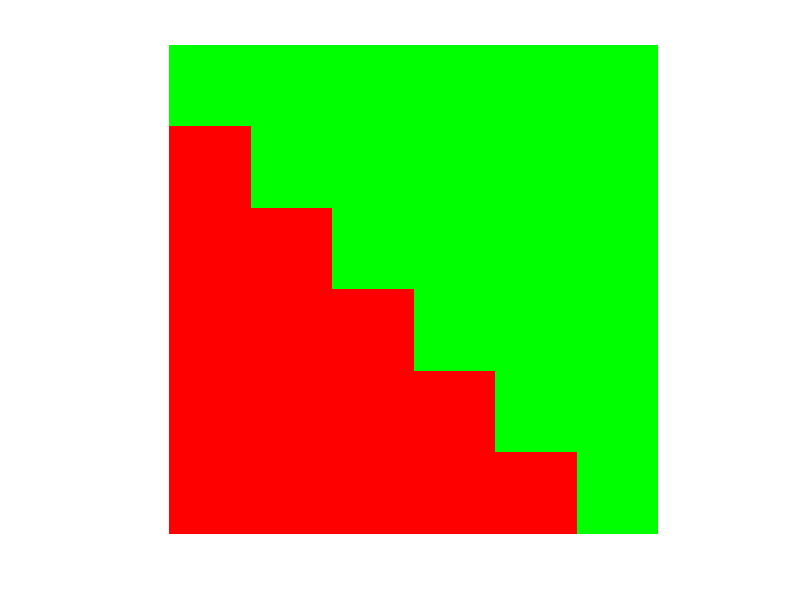
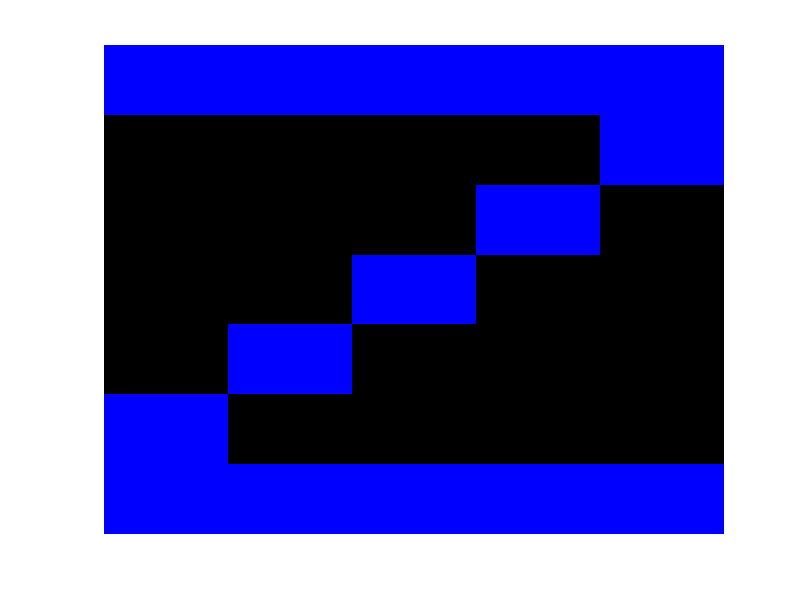
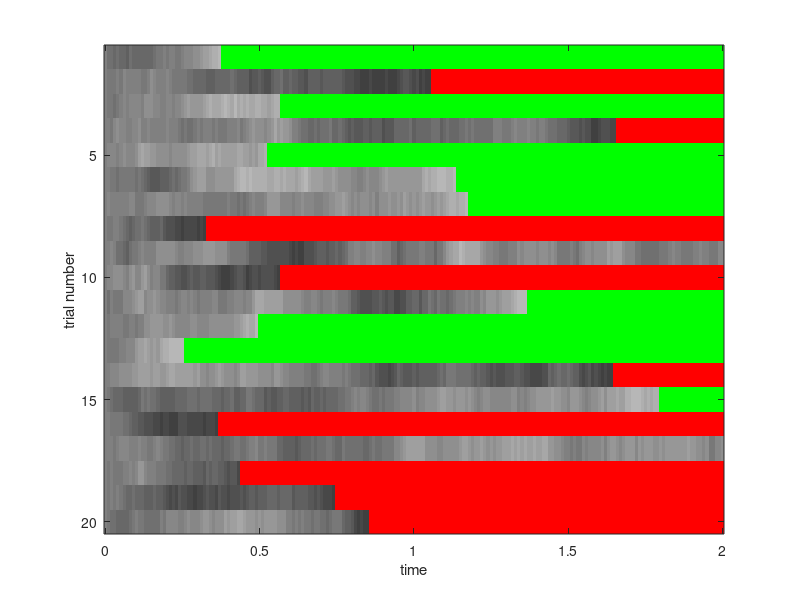

These figures' MATLAB source, in order:
%% Class Excersises Chapter 5

%Q 5.1

%a)
M = ones(6);
for i = 1:6
    for j = 1:6
        if j >= i
    M(i, j) = 2
        end
    end
end

%b)
map = [1,0,0; 0,1,0];
figure();
image(M);
axis off
axis equal
colormap(map)

%c)

N = ones(6);
for i = 1:6;
    for j = 1:6;
        if round((i + j)/2) ~= (i+j)/2;
        N(i, j) = 2;
        end
    end
end
figure1 = figure();
image(N);
axis off
axis equal
colormap(map);
disp(N)

%%5.2

%a)
Z = [1 1 1 1 1; ...
    0 0 0 0 1; ...
    0 0 0 1 0; ...
    0 0 1 0 0; ...
    0 1 0 0 0; ...
    1 0 0 0 0; ...
    1 1 1 1 1];
T = [1 1 1 1 1; ...
    0 0 1 0 0; ...
    0 0 1 0 0; ...
    0 0 1 0 0; ...
    0 0 1 0 0; ...
    0 0 1 0 0; ...
    0 0 1 0 0];
ZT = 1 + Z + (T*2)
cmapZ = [0 0 0; 0 0 1; 0 0 0; 0 0 1];
cmapT = [0 0 0; 0 0 0; 1 .5 .5; 1 .5 .5];
image(ZT); axis off
colormap(cmapZ)
hold
figure2 = figure()
image(ZT)
colormap(cmapT)

%%5.3

%a)
M = 1:256;
image(M)
colormap(gray(256))

%b)
cmap = zeros(256,3);
nCycles = 4;
phase = pi;
for i = 1:3
    cmap(:,i) = (sin(linspace(0, 2*pi*nCycles, 256)' - phase)+1)/2;
end
colormap(cmap)

%c)
for phase = linspace(0, 8*pi, 100);
        for i = 1:3;
    cmap(:,i) = (sin(linspace(0, 2*pi*nCycles, 256)' - phase)+1)/2;
       end
       colormap(cmap)
       drawnow
end

%%5.4

ntrials = 20;
timepts = 0:0.01:2;

signal = 0.09*rand(ntrials, length(timepts));

noise = 0.8*randn(ntrials, length(timepts));

choicethreshold = 8;

for n = 1:ntrials;
    resp(n, 1) = 0;
    for t = 2:length(timepts);
        resp(n, t) = resp(n,t-1)+signal(n,t)+noise(n,t);
        if resp(n,t)>= choicethreshold;
            resp(n,t:length(timepts))=(2*choicethreshold);
            t = length(timepts+1);
        elseif resp(n,t)<= -choicethreshold;
            resp(n,t:length(timepts)) = -(2*choicethreshold);
            t = length(timepts+1);
        end
    end
end

cmap = gray((4*choicethreshold)+1);
colormap(cmap);
image(timepts,1:ntrials,resp+(2*choicethreshold)+1);
ylabel('trial number')
xlabel('time')

%b)
ntrials = 20;
timepts = 0:0.01:2;

signal = 0.09*rand(ntrials, length(timepts));
signal(2:2:end,:) = -signal(1:2:end,:);

noise = 0.8*randn(ntrials, length(timepts));

choicethreshold = 8;

for n = 1:ntrials;
    resp(n, 1) = 0;
    for t = 2:length(timepts);
        resp(n, t) = resp(n,t-1)+signal(n,t)+noise(n,t);
        if resp(n,t)>= choicethreshold;
            resp(n,t:length(timepts))=(2*choicethreshold);
            t = length(timepts+1);
        elseif resp(n,t)<= -choicethreshold;
            resp(n,t:length(timepts)) = -(2*choicethreshold);
            t = length(timepts+1);
        end
    end
end

cmap = gray((4*choicethreshold)+1);
colormap(cmap);
image(timepts,1:ntrials,resp+(2*choicethreshold)+1);
ylabel('trial number')
xlabel('time')

%c)
ntrials = 20;
timepts = 0:0.01:2;

signal = 0.09*rand(ntrials, length(timepts));
signal(2:2:end,:) = -signal(1:2:end,:);

noise = 0.8*randn(ntrials, length(timepts));

choicethreshold = 8;

for n = 1:ntrials;
    resp(n, 1) = 0;
    for t = 2:length(timepts);
        resp(n, t) = resp(n,t-1)+signal(n,t)+noise(n,t);
        if resp(n,t)>= choicethreshold;
            resp(n,t:length(timepts))=(2*choicethreshold);
            t = length(timepts+1);
        elseif resp(n,t)<= -choicethreshold;
            resp(n,t:length(timepts)) = -(2*choicethreshold);
            t = length(timepts+1);
        end
    end
end

cmap = gray((4*choicethreshold)+1);
cmap(1, :) = [1 0 0];
cmap(end, :) = [0 1 0];
colormap(cmap);
image(timepts,1:ntrials,resp+(2*choicethreshold)+1);
ylabel('trial number')
xlabel('time')